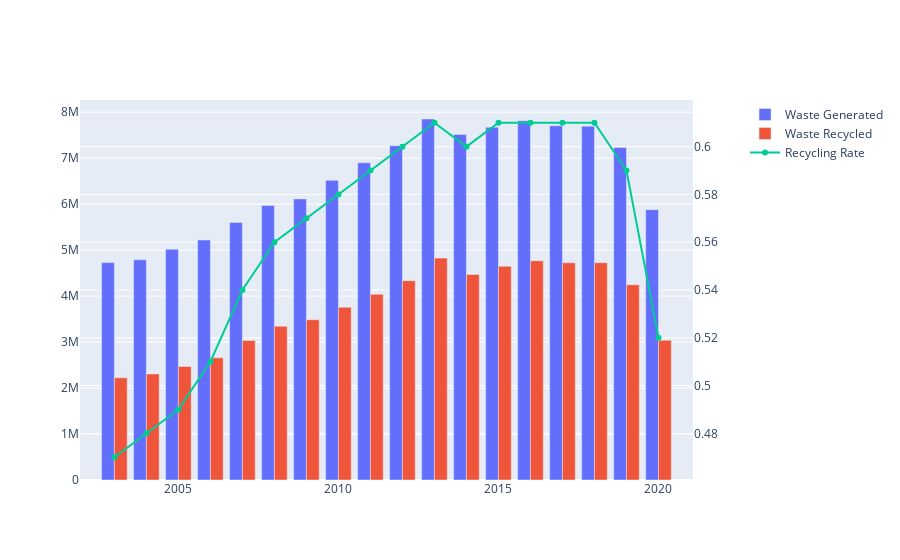

The cell this chart's notebook holds for it:
### Markdown cell above
1) Time series trend of 'total waste generated', 'total recycle generated' and 'recycling rate'.

### Code cell
fig = go.Figure()

fig= make_subplots(specs=[[{'secondary_y': True}]])

fig.add_trace(
    go.Bar(
        x=df_total['year'],
        y=df_total['total_waste_generated_tonne'],
        name='Waste Generated',
    )
)
fig.add_trace(
    go.Bar(
        x=df_total['year'],
        y=df_total['total_waste_recycled_tonne'],
        name='Waste Recycled',
    )
)

fig.add_trace(
    go.Line(
        x=df_total['year'],
        y=df_total['recycling_rate'],
        name='Recycling Rate',
    ),
    secondary_y=True
)

fig.show()

### Figure 1 — Plotly figure (JSON) as saved in the notebook; plotly's stock layout.template omitted (floating-point values rounded to 4 significant figures)
{"data": [{"name": "Waste Generated", "type": "bar", "x": [2003, 2004, 2005, 2006, 2007, 2008, 2009, 2010, 2011, 2012, 2013, 2014, 2015, 2016, 2017, 2018, 2019, 2020], "y": [4728200, 4789700, 5018200, 5220500, 5600800, 5970200, 6114100, 6517000, 6898300, 7269500, 7851500, 7514500, 7673500, 7814200, 7704300, 7695000, 7234000, 5880000]}, {"name": "Waste Recycled", "type": "bar", "x": [2003, 2004, 2005, 2006, 2007, 2008, 2009, 2010, 2011, 2012, 2013, 2014, 2015, 2016, 2017, 2018, 2019, 2020], "y": [2223200, 2307100, 2469400, 2656900, 3034800, 3342600, 3485200, 3757500, 4038800, 4335600, 4825900, 4471100, 4649700, 4769000, 4724300, 4726000, 4247000, 3040000]}, {"name": "Recycling Rate", "type": "scatter", "x": [2003, 2004, 2005, 2006, 2007, 2008, 2009, 2010, 2011, 2012, 2013, 2014, 2015, 2016, 2017, 2018, 2019, 2020], "xaxis": "x", "y": [0.47, 0.48, 0.49, 0.51, 0.54, 0.56, 0.57, 0.58, 0.59, 0.6, 0.61, 0.6, 0.61, 0.61, 0.61, 0.61, 0.59, 0.52], "yaxis": "y2"}], "layout": {"xaxis": {"anchor": "y", "domain": [0, 0.94]}, "yaxis": {"anchor": "x", "domain": [0, 1]}, "yaxis2": {"anchor": "x", "overlaying": "y", "side": "right"}}}
